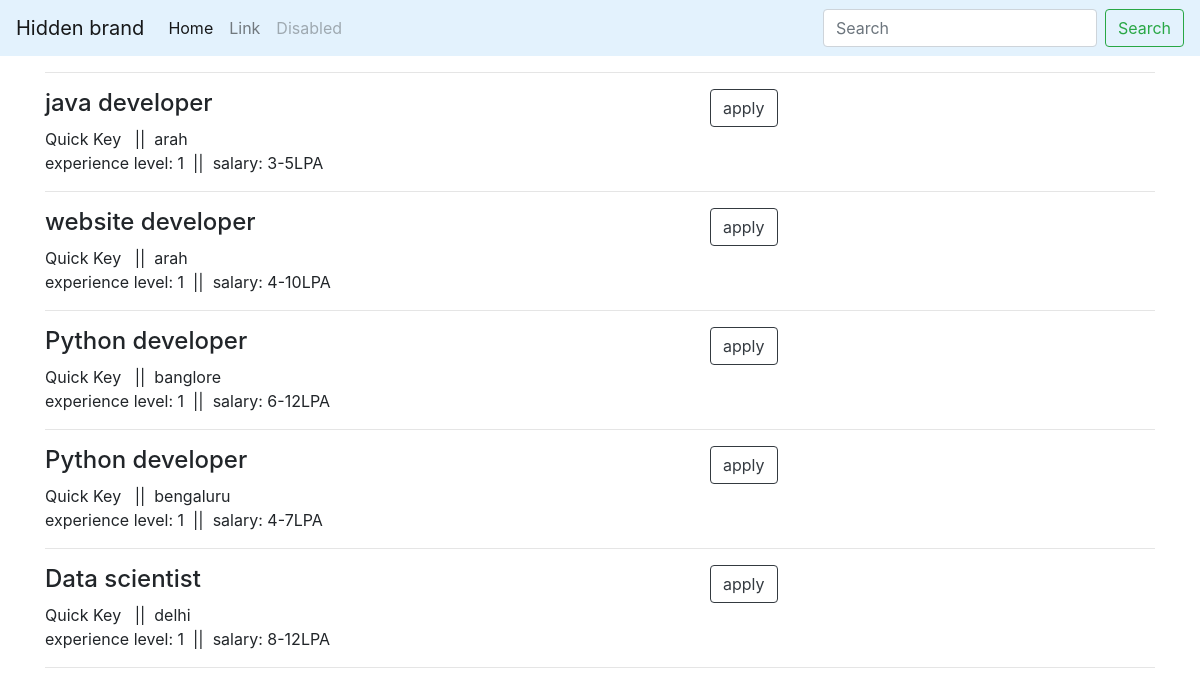
The page / on the database its author committed.
### jobapp/models.py (models this page shows, shortened)
class JobPost(models.Model):
    company = models.CharField(max_length =100)
    recruiter = models.ForeignKey(Recruiter, on_delete=models.CASCADE)
    position  = models.CharField(max_length=100)
    location = models.CharField(max_length=20)
    min_salary = models.PositiveIntegerField()
    max_salary = models.PositiveIntegerField()
    experience = models.PositiveIntegerField()

### jobapp/views/jobseeker.py (the view)
# urls.py: path('', HomeView.as_view(), name='home')
class HomeView(ListView):
    model = JobPost
    template_name = 'jobapp/jobseeker/home.html'
    context_object_name = 'jobs'

### jobapp/templates/jobapp/jobseeker/home.html (shortened to what this page needs)
{% extends 'base.html' %}
{% block content %}
<div class="container">
    {% for job in jobs %}
    <div class="job-post">
        <hr>
        <div class="row">
            <div class="col-7"><h4>{{job.position}}</h4></div>
            <div class="col-3"><a href=""><button class="btn btn-outline-dark">apply</button></a></div>
        </div>
        <span>{{job.company}} &nbsp;&nbsp;||&nbsp;&nbsp;{{job.location}} </span>
        <p><span>experience level: {{job.experience}}</span>&nbsp;&nbsp;||&nbsp;&nbsp;<span>salary: {{job.min_salary}}-{{job.max_salary}}LPA</span></p>
    </div>
    {% endfor %}
    <hr>
</div>
{% endblock %}

### jobapp/templates/base.html (shortened to what this page needs)
<!doctype html>
<html lang="en">
  <head>
    <link rel="stylesheet" href="https://stackpath.bootstrapcdn.com/bootstrap/4.5.2/css/bootstrap.min.css">
  </head>
  <body>
    <nav class="navbar navbar-expand-lg navbar-light " style="background-color: #e3f2fd;">
        <div class="collapse navbar-collapse" id="navbarTogglerDemo01">
          <a class="navbar-brand" href="#">Hidden brand</a>
          <ul class="navbar-nav mr-auto mt-2 mt-lg-0">
            <li class="nav-item active">
              <a class="nav-link" href="#">Home <span class="sr-only">(current)</span></a>
            </li>
            <li class="nav-item">
              <a class="nav-link" href="#">Link</a>
            </li>
            <li class="nav-item">
              <a class="nav-link disabled" href="#" tabindex="-1" aria-disabled="true">Disabled</a>
            </li>
          </ul>
          <form class="form-inline my-2 my-lg-0">
            <input class="form-control mr-sm-2" type="search" placeholder="Search" aria-label="Search">
            <button class="btn btn-outline-success my-2 my-sm-0" type="submit">Search</button>
          </form>
        </div>
      </nav>
    {% block content %}
    {% endblock %}
  </body>
</html>

### rows shown on the page
JobPost: position "java developer", company "Quick Key", location "arah", experience "1", min_salary "3", max_salary "5"
JobPost: position "website developer", company "Quick Key", location "arah", experience "1", min_salary "4", max_salary "10"
JobPost: position "Python developer", company "Quick Key", location "banglore", experience "1", min_salary "6", max_salary "12"
JobPost: position "Python developer", company "Quick Key", location "bengaluru", experience "1", min_salary "4", max_salary "7"
JobPost: position "Data scientist", company "Quick Key", location "delhi", experience "1", min_salary "8", max_salary "12"
